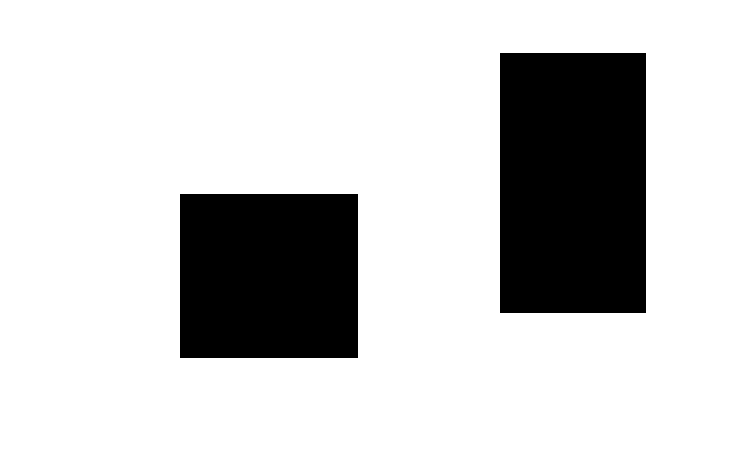
#> input picture obstacles1.png, 744 x 468 px
$ python Robot_Path_Planning.py
#> lines starting #> are read from the running program, lines starting #| are printed output that depends on the picture; after the words box and inside, x2 and y2 are one past the last pixel; in counts of white or black regions, pixels touching at a corner belong together
### graphs.py
#--------------Graph Helper Functions------------------
#These are vital graph functions used to create and apply soe processes on the graph
def addNodes(G,nodes):
    for i in nodes:
      G[i]=[]
    return G

def addEdges(G,edges,directed):
    if directed == True:
        for i in edges:
            G[i[0]] = G[i[0]]+[(i[1],i[2])]
        return G
    elif directed==False:
        for i in edges:
            G[i[0]] = G[i[0]] + [(i[1],i[2])]
            G[i[1]] = G[i[1]] + [(i[0],i[2])]

        return G


def listOfNodes(G):
    lst=[i for i in G.keys()]
    return lst


# [29 lines left out: functions listOfEdges, printIn_OutDegree, not called in this run]


def printDegree(G):
    for i in G.keys():
         print(i," => ",len(G[i]))


# [83 lines left out: functions getNeighbors, getInNeighbors, getOutNeighbors, getNearestNeighbor, isNeighbor, removeNode and 2 more, not called in this run]

#-------------Stack and Queue Functions--------------
def push(lst,x):
  return lst.append(x)

def pop(lst):
  return lst.pop()

def enqueue(lst,x):
  return lst.append(x)

def dequeue(lst):
  return lst.pop(0)

# [4 lines left out: function is_empty, not called in this run]


#Priority queue for storing weighted edges accordingly
def p_enqueue(queue, priority, item):
    tup  = (priority,item)

    queue.append("*")
    length = 0
    while queue[length]!='*':
        length+=1
    queue.pop()

    counter = 0
    index = 0

    while counter<length:
        if queue[counter][0]<=tup[0]:
            index +=1
        counter+=1
    queue.insert(index,tup)
    return queue


def Dequeue(queue):
    return queue.pop(0)[0]

#Dikstra's Algorith implementation using priority queues
def Dikstra(G,A):
  nodes    = listOfNodes(G)
  visited  = []
  distance = {}
  parents  = {}
  p_queue    = [[0,A]]
  for i in nodes:
    if i!=A:
      distance[i] = float('inf')
      parents[i]  = 'none'
    else:
      distance[i] = 0
      parents[i]  = i

  while p_queue!=[]:
    var = p_queue.pop(0)
    if var[1] not in visited:
      visited.append(var[1])
      for i in G[var[1]]:
        if (i[1]+distance[var[1]])<distance[i[0]]:
          distance[i[0]] =  i[1]+distance[var[1]]
          parents[i[0]]  = var[1]
          p_enqueue(p_queue,i[1]+distance[var[1]],i[0])
          #p_queue.append([i[1]+distance[var[1]],i[0]])

        '''
        print("---------------------------------------New Iter---------------------------------------")
        print(var[1])
        print(i[0])
        print(i[1])
        print(p_queue)
        print(visited)
        print(distance[var[1]])
        print(distance)
        '''

  return parents,distance


#Shortest path finding functions using results of dikstra
def shortestPath(G,A,B):
  (parents,distance) = Dikstra(G,A)
  var = B
  path  = []
  while var!=A:
    path = [(parents[var],var)] + path
    var = parents[var]
  return path

### Robot_Path_Planning.py
import cv2
import numpy as np
from matplotlib import pyplot as plt
import math
from shapely.geometry import LineString
import graphs


#We assign the name of the image if in the same folder of code or path of the image if it is in a different folder into a variable
file_name = 'obstacles1.png'
# [8 lines of commented-out code are left out]
img = cv2.imread(file_name, 0)
#> img: shape (468, 744); 80.7% white; 2 black regions, box (x1, y1, x2, y2) and area: (500, 53, 646, 313) 37960, (180, 194, 358, 358) 29192
kernel = np.ones((50,50), np.uint8)
img_dilation = cv2.erode(img, kernel, iterations=1)
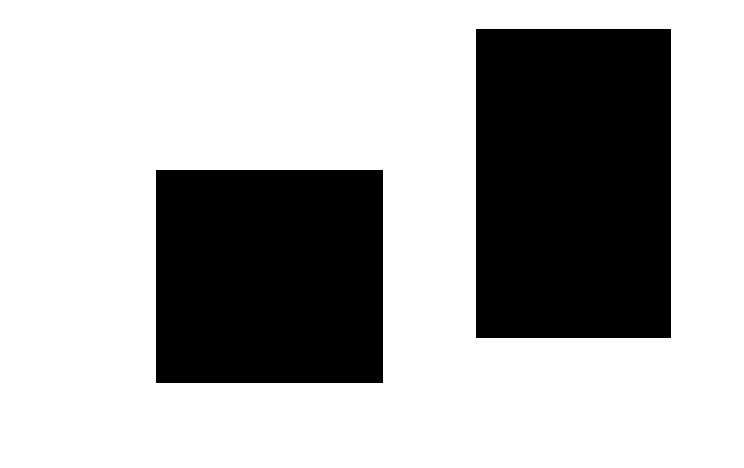
#> img_dilation: shape (468, 744); 68.8% white; 2 black regions, box (x1, y1, x2, y2) and area: (476, 29, 671, 338) 60255, (156, 170, 383, 383) 48351


kernel = np.ones((40,40), np.uint8)
img_dilation2 = cv2.dilate(img, kernel, iterations=1)
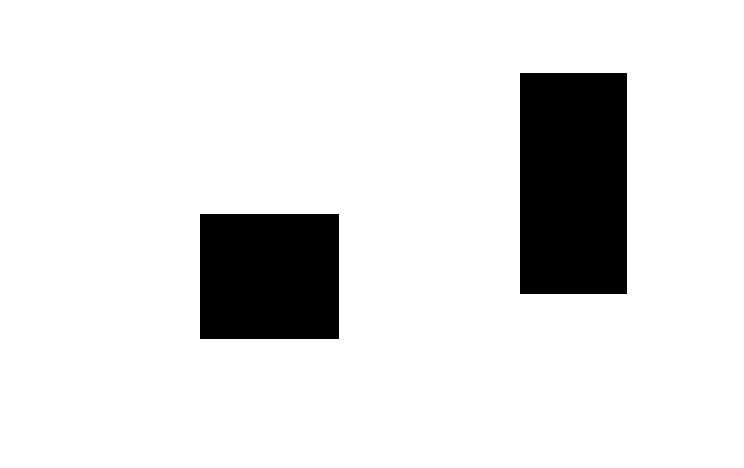
#> img_dilation2: shape (468, 744); 88.2% white; 2 black regions
hull = img_dilation


#These lines can be uncommented if you want to observe the result of dilation on the obstacle image or if you want to save the dilated image
##cv2.imshow('Input', img)
##cv2.imshow('Eroded',hull)
##cv2.imwrite('Eroded.png',hull)


#This function, name distance calculates the euclidean distanc between two points in a 2D plane
def distance(A,B):
    return math.sqrt((round(A[0]-B[0]))**2+round((A[1]-B[1]))**2)


#Here we use some image processing algorithms for calculating the contours or obstacle boundaries
img = cv2.imread(file_name)
#> img is the input picture: shape (468, 744, 3); 80.7% white; 2 black regions, box (x1, y1, x2, y2) and area: (500, 53, 646, 313) 37960, (180, 194, 358, 358) 29192
#converting image into grayscale
gray = cv2.cvtColor(img, cv2.COLOR_BGR2GRAY)
#setting threshold of gray image
_, threshold = cv2.threshold(gray, 127, 255, cv2.THRESH_BINARY)


# contours for obstacles
contours_obs, _ = cv2.findContours(
    threshold, cv2.RETR_TREE, cv2.CHAIN_APPROX_SIMPLE)
#> contours_obs = 3 contours; box (x1, y1, x2, y2) and area: (0, 0, 744, 468) 346981, (499, 52, 647, 314) 38365, (179, 193, 359, 359) 29533

# contours for dilated obstacles
contours_bound, _ = cv2.findContours(
    hull, cv2.RETR_TREE, cv2.CHAIN_APPROX_SIMPLE)
#> contours_bound = 3 contours; box (x1, y1, x2, y2) and area: (0, 0, 744, 468) 346981, (475, 28, 672, 339) 60758, (155, 169, 384, 384) 48790


#Here we define robot's start and goal position
sx = -5 # [m]
sy = -5 # [m]
gx = 600 # [m]
gy = 600  # [m]
grid_size = 2.0  # [m]
robot_radius = 1.0  # [m]


#We plot the robot's start and goal postion on the 2D-plot.
plt.plot(sx, sy, "og")
plt.plot(gx, gy, "xb")
plt.grid(True)
plt.axis("equal")


#This function plots lines on the 2D-plot and returns the corner points along with a list containing all the elements, which are convex hull of the given obstacles
def Find_Corners(contours,color):
#> called with color = '-g'
    final_contours = []
    corners = []
    i = 0
    for contour in contours:
        # here we are ignoring first counter because
        # findcontour function detects whole image as shape
        if i == 0:
            i = 1
            continue
        else:
            contour = list(contour)
            num = 0
            new_con = []
            for j in contour:
                #print(j[0])
                if num%2 == 0:
                    #we convert the corner points into list
                    tem = list((j[0][0],j[0][1]))
                    new_con.append(tem)
                    corners.append(tem)

                num+=1
            check = len(new_con)-1
            final_contours.append(new_con)
            for k in range(len(new_con)):
                if k==check:
                    A = new_con[k]
                    B = new_con[0]
                else:
                    A = new_con[k]
                    B = new_con[k+1]
                x_values = [A[0], B[0]]
                y_values = [A[1], B[1]]
                plt.plot(x_values, y_values,color)
#> this loop made 3 passes
#> check on passes 2 to 3: 3, 3
#> after the loop, corners = [[179, 194], [357, 193], [358, 357], [180, 358], [499, 53], [645, 52], [646, 312], [500, 313]]; final_contours = [[[179, 194], [357, 193], [358, 357], [180, 358]], [[499, 53], [645, 52], [646, 312], [500, 313]]]; i = 1

    #A list of individual corner points  and a list containing corner points of each obstacle as a single element is returned
    return corners,final_contours


#Using the Find_Corners function we calculate the corner points and a list containing set of corner points corresponding to each object,
#the obstacle and eroded obstacle image.
#The plotting of these obstacle boundaries and expanded obstacle boundaries is done inside the Find_Corners function.
Robot = [sx,sy]
Goal  = [gx,gy]
corners_obs,final_contours_obs = Find_Corners(contours_obs,'-g')
#> corners_obs has the same summary as corners in Find_Corners; final_contours_obs has the same summary as final_contours in Find_Corners
plt.pause(1)
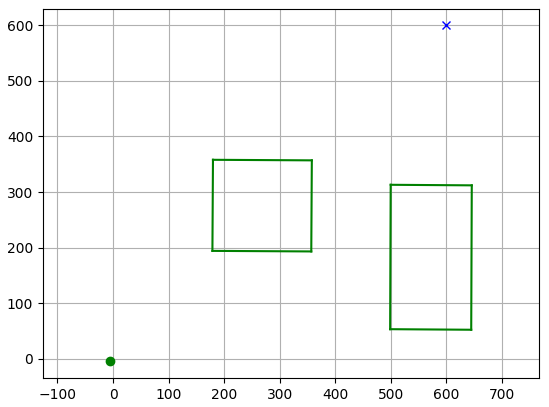
#> figure drawn by matplotlib, 1 panel
corners_bound,final_contours_bound = Find_Corners(contours_bound,'-b')
#> the loop in Find_Corners (call 2), `for contour in contours:` made 3 passes
#> corners_bound = [[155, 170], [382, 169], [383, 382], [156, 383], [475, 29], [670, 28], [671, 337], [476, 338]]; final_contours_bound = [[[155, 170], [382, 169], [383, 382], [156, 383]], [[475, 29], [670, 28], [671, 337], [476, 338]]]


##You can print corners of obstacles and expanded obstacles
##print(corners_obs)
##print(corners_bound)


#This is the most crucial function, as it creates valid edges for graph creation.
#The conditions that we have to check here is that for any line between two valid nodes
#If they cut through an obstacles then the edge is invalid other wise it is valid.
def plot_edges(start,corners,final_contours):
    edges = []
    R = start
    for i in corners:
        result = 0
        line = LineString([R, [i[0],i[1]]])
        collision = False
        for j in final_contours:
            other = LineString(j)
            result = line.intersects(other)
            # [4 lines of commented-out code are left out]
            if result == True:
                collision = True
        if collision == False:
            edges.append((R,i,distance(R,i)))
            x_values = [R[0], i[0]]
            y_values = [R[1], i[1]]
            plt.plot(x_values, y_values, "-b")
            plt.pause(0.05)
#> this loop made 8 passes
#> (i, x_values, y_values) on passes 1, 2, 4, 5, 6: ([155, 170], [-5, 155], [-5, 170]), ([382, 169], [-5, 382], [-5, 169]), ([156, 383], [-5, 156], [-5, 383]), ([475, 29], [-5, 475], [-5, 29]), ([670, 28], [-5, 670], [-5, 28])
#> pass 1, in plot_edges, `plt.pause(0.05)`:
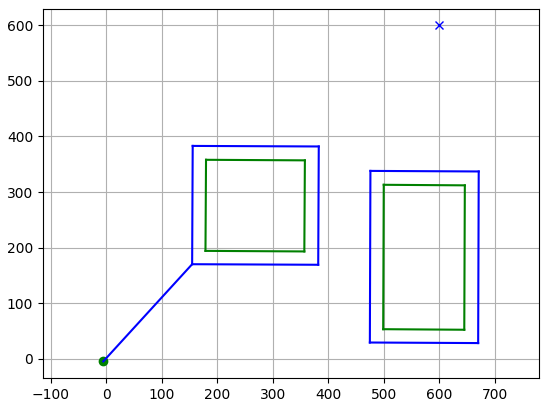
#> figure drawn by matplotlib, 1 panel
#> after the loop, edges = [([-5, -5], [155, 170], 237.1), ([-5, -5], [382, 169], 424.3), ([-5, -5], [156, 383], 420.1), ([-5, -5], [475, 29], 481.2), ([-5, -5], [670, 28], 675.8)]
    return edges


#This variable will contain all the valid edges we have to include in our graph.
final_edges = []
#These are the edges between robot start position and expanded obstacle boundary corner points
edges_robot = plot_edges(Robot,corners_bound,final_contours_obs)
#> edges_robot has the same summary as edges in plot_edges
#These are the edges between goal and expanded obstacle boundary corner points
edges_goal = plot_edges(Goal,corners_bound,final_contours_obs)
#> the loop in plot_edges (call 2), `for i in corners:` made 8 passes
#> (i, x_values, y_values) on passes 2, 3, 4, 7, 8: ([382, 169], [600, 382], [600, 169]), ([383, 382], [600, 383], [600, 382]), ([156, 383], [600, 156], [600, 383]), ([671, 337], [600, 671], [600, 337]), ([476, 338], [600, 476], [600, 338])
#> edges_goal = [([600, 600], [382, 169], 483), ([600, 600], [383, 382], 307.6), ([600, 600], [156, 383], 494.2), ([600, 600], [671, 337], 272.4), ([600, 600], [476, 338], 289.9)]

edge_between = plot_edges(Robot,[Goal],final_contours_obs)
#> edge_between = []

final_edges = final_edges + edge_between
#> final_edges = []
#If either of the edge lists are empty this means that the robot or the goal position is bounded inside and obstacle hence in
#this case our goal is not reachable and we stop further processing
if edges_robot==[] or edges_goal==[]:
    print("___________________THE ROBOT WILL NOT REACH GOAL______________________")
else:
    #We calculate the edges between expanded obstacle corner points
    final_edges = final_edges+edges_robot
#> final_edges has the same summary as edges in plot_edges
    final_edges = final_edges+edges_goal
#> final_edges = 10 items
    for i in corners_bound:
        edges = plot_edges(i,corners_bound,final_contours_obs)
        final_edges = final_edges+edges
#> this loop made 8 passes
#> pass 1, in plot_edges (call 4), `plt.pause(0.05)`:
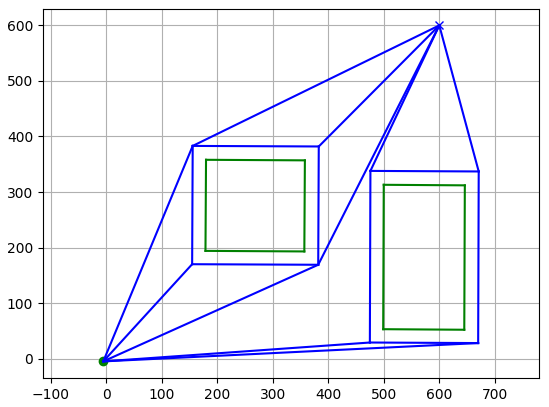
#> figure drawn by matplotlib, 1 panel


    nodes = [Robot,Goal]
#> nodes = [[-5, -5], [600, 600]]
    for i in corners_bound:
        nodes.append(i)
#> this loop made 8 passes
#> after the loop, nodes = [[-5, -5], [600, 600], [155, 170], [382, 169], [383, 382], [156, 383], [475, 29], [670, 28], [671, 337], [476, 338]]

##    you can observe the final edges and nodes for graph
##    print(final_edges)
##    print(nodes)


    #Shortest Path Finding Calculations using dikstra's algorithm
    #Here we are using graph functions from the imported graph file
    #that we have implemented separately and it contains all the ne,
    #cessary graph functions including dikstra and shortest path

    #Here we conver final edges and nodes into tuples beacsue in py,
    #then we can not feed lists as keys of dictionary

    nodes = [tuple(i) for i in nodes]
#> nodes = [(-5, -5), (600, 600), (155, 170), (382, 169), (383, 382), (156, 383), (475, 29), (670, 28), (671, 337), (476, 338)]
    final_edges = [(tuple(i[0]),tuple(i[1]),i[2]) for i in final_edges]
    Robot = tuple([sx,sy])
    Goal  = tuple([gx,gy])


    #Graph Creation
    G = {}
    G = graphs.addNodes(G,nodes)
#> the loop in addNodes, `for i in nodes:` made 10 passes
#> after the loop in addNodes, `for i in nodes:`: G = 10 items
#> G = 10 items
    G = graphs.addEdges(G,final_edges,False)
#> the loop in addEdges, `for i in edges:` made 48 passes
#> i on passes 1 to 8: ((-5, -5), (155, 170), 237.1), ((-5, -5), (382, 169), 424.3), ((-5, -5), (156, 383), 420.1), ((-5, -5), (475, 29), 481.2), ((-5, -5), (670, 28), 675.8), ((600, 600), (382, 169), 483), ((600, 600), (383, 382), 307.6), ((600, 600), (156, 383), 494.2)

    #Shortest path calculation using respective functions in graphs
    lst = graphs.shortestPath(G,Robot,Goal)
#> in listOfNodes, `lst=[i for i in G.keys()]`: lst has the same summary as nodes outside listOfNodes
#> the loop in Dikstra, `for i in nodes:` made 10 passes
#> the loop in Dikstra, `while p_queue!=[]:` made 13 passes
#> after the loop in Dikstra, `while p_queue!=[]:`: p_queue = []; visited = [(-5, -5), (155, 170), (156, 383), (382, 169), (475, 29), (476, 338), (383, 382), (670, 28), (671, 337), (600, 600)]
#> in shortestPath, `(parents,distance) = Dikstra(G,A)`: parents = 10 items
#> the loop in shortestPath, `while var!=A:` made 2 passes
#> path on passes 1 to 2: [((382, 169), (600, 600))], [((-5, -5), (382, 169)), ((382, 169), (600, 600))]
#> lst = [((-5, -5), (382, 169)), ((382, 169), (600, 600))]

    #Once we have obtained the shortest path, we then plot it using plt
    for i in lst:
        x_values = [i[0][0], i[1][0]]
        y_values = [i[0][1], i[1][1]]
        plt.plot(x_values, y_values, "-r")
        plt.pause(1)
#> this loop made 2 passes
#> (i, y_values) on pass 1: (((-5, -5), (382, 169)), [-5, 169])
#> pass 1, `plt.pause(1)`:
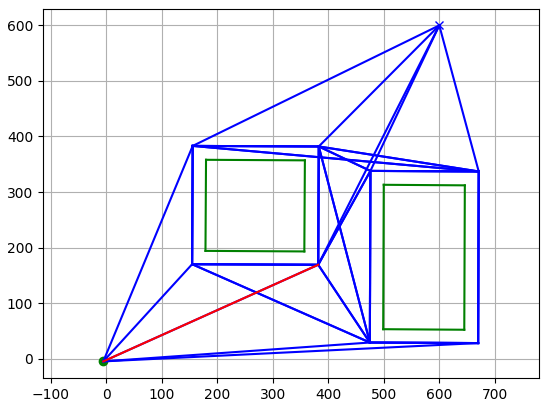
#> figure drawn by matplotlib, 1 panel

    #Showing whatever we have obtained on plt
    plt.show()
